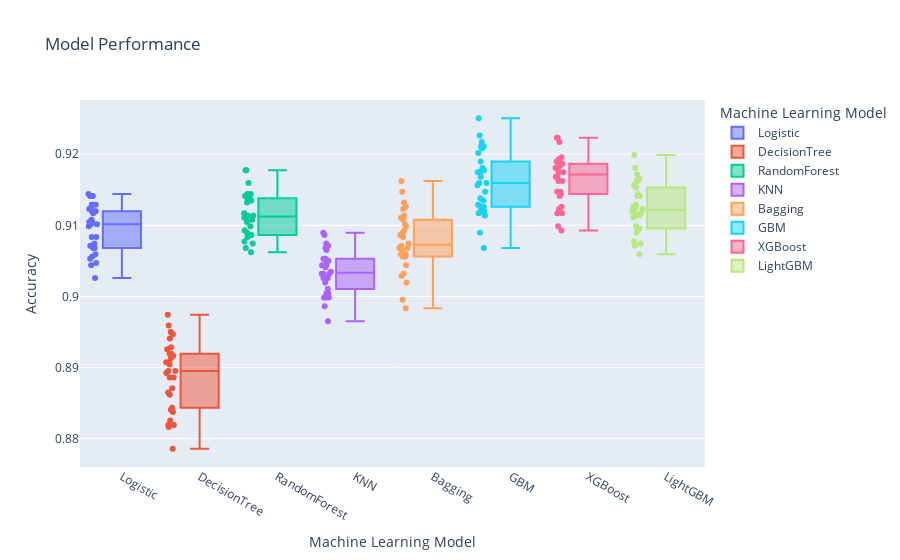

Notebook cell for this chart:
### Code cell
fig = px.box(classificationmod, x="Model", y="Score",color="Model",points='all',
labels={"Model": "Machine Learning Model",
        "Score": "Accuracy"
        },title="Model Performance")
fig.show()
# fig.write_image("Boxplot.jpeg",engine="kaleido",format="png", width=1600, height=700, scale=0.75)

### Figure 1 — Plotly figure (JSON) as saved in the notebook; plotly's stock layout.template omitted (floating-point values rounded to 4 significant figures)
{"data": [{"alignmentgroup": "True", "boxpoints": "all", "hovertemplate": "Machine Learning Model=%{x}<br>Accuracy=%{y}<extra></extra>", "legendgroup": "Logistic", "marker": {"color": "#636efa"}, "name": "Logistic", "notched": false, "offsetgroup": "Logistic", "orientation": "v", "showlegend": true, "type": "box", "x": ["Logistic", "Logistic", "Logistic", "Logistic", "Logistic", "Logistic", "Logistic", "Logistic", "Logistic", "Logistic", "Logistic", "Logistic", "Logistic", "Logistic", "Logistic", "Logistic", "Logistic", "Logistic", "Logistic", "Logistic", "Logistic", "Logistic", "Logistic", "Logistic", "Logistic", "Logistic", "Logistic", "Logistic", "Logistic", "Logistic"], "x0": " ", "xaxis": "x", "y": [0.9071, 0.9129, 0.9099, 0.9117, 0.9129, 0.9026, 0.9108, 0.9074, 0.9105, 0.9102, 0.9105, 0.9053, 0.9123, 0.912, 0.9047, 0.9102, 0.9141, 0.9044, 0.9068, 0.9144, 0.9056, 0.9083, 0.9141, 0.9059, 0.9068, 0.912, 0.9071, 0.9083, 0.9129, 0.912], "y0": " ", "yaxis": "y"}, {"alignmentgroup": "True", "boxpoints": "all", "hovertemplate": "Machine Learning Model=%{x}<br>Accuracy=%{y}<extra></extra>", "legendgroup": "DecisionTree", "marker": {"color": "#EF553B"}, "name": "DecisionTree", "notched": false, "offsetgroup": "DecisionTree", "orientation": "v", "showlegend": true, "type": "box", "x": ["DecisionTree", "DecisionTree", "DecisionTree", "DecisionTree", "DecisionTree", "DecisionTree", "DecisionTree", "DecisionTree", "DecisionTree", "DecisionTree", "DecisionTree", "DecisionTree", "DecisionTree", "DecisionTree", "DecisionTree", "DecisionTree", "DecisionTree", "DecisionTree", "DecisionTree", "DecisionTree", "DecisionTree", "DecisionTree", "DecisionTree", "DecisionTree", "DecisionTree", "DecisionTree", "DecisionTree", "DecisionTree", "DecisionTree", "DecisionTree"], "x0": " ", "xaxis": "x", "y": [0.8886, 0.895, 0.8959, 0.8786, 0.892, 0.8947, 0.8929, 0.8917, 0.8862, 0.8914, 0.892, 0.8825, 0.8904, 0.8907, 0.8895, 0.8819, 0.8907, 0.8941, 0.8844, 0.8871, 0.8886, 0.8974, 0.8926, 0.8838, 0.8816, 0.8819, 0.8841, 0.8892, 0.8865, 0.8895], "y0": " ", "yaxis": "y"}, {"alignmentgroup": "True", "boxpoints": "all", "hovertemplate": "Machine Learning Model=%{x}<br>Accuracy=%{y}<extra></extra>", "legendgroup": "RandomForest", "marker": {"color": "#00cc96"}, "name": "RandomForest", "notched": false, "offsetgroup": "RandomForest", "orientation": "v", "showlegend": true, "type": "box", "x": ["RandomForest", "RandomForest", "RandomForest", "RandomForest", "RandomForest", "RandomForest", "RandomForest", "RandomForest", "RandomForest", "RandomForest", "RandomForest", "RandomForest", "RandomForest", "RandomForest", "RandomForest", "RandomForest", "RandomForest", "RandomForest", "RandomForest", "RandomForest", "RandomForest", "RandomForest", "RandomForest", "RandomForest", "RandomForest", "RandomForest", "RandomForest", "RandomForest", "RandomForest", "RandomForest"], "x0": " ", "xaxis": "x", "y": [0.9062, 0.9144, 0.9141, 0.9086, 0.9111, 0.9068, 0.9108, 0.9138, 0.9099, 0.9114, 0.9132, 0.9138, 0.9135, 0.9117, 0.9086, 0.9111, 0.9178, 0.9077, 0.9083, 0.9135, 0.9086, 0.9144, 0.9178, 0.9074, 0.909, 0.9114, 0.9093, 0.9141, 0.9105, 0.9159], "y0": " ", "yaxis": "y"}, {"alignmentgroup": "True", "boxpoints": "all", "hovertemplate": "Machine Learning Model=%{x}<br>Accuracy=%{y}<extra></extra>", "legendgroup": "KNN", "marker": {"color": "#ab63fa"}, "name": "KNN", "notched": false, "offsetgroup": "KNN", "orientation": "v", "showlegend": true, "type": "box", "x": ["KNN", "KNN", "KNN", "KNN", "KNN", "KNN", "KNN", "KNN", "KNN", "KNN", "KNN", "KNN", "KNN", "KNN", "KNN", "KNN", "KNN", "KNN", "KNN", "KNN", "KNN", "KNN", "KNN", "KNN", "KNN", "KNN", "KNN", "KNN", "KNN", "KNN"], "x0": " ", "xaxis": "x", "y": [0.9071, 0.9035, 0.9032, 0.8965, 0.9044, 0.9026, 0.905, 0.9068, 0.9065, 0.9011, 0.8998, 0.9044, 0.9032, 0.9086, 0.9005, 0.902, 0.9041, 0.9005, 0.9053, 0.9053, 0.9026, 0.8986, 0.9074, 0.909, 0.8998, 0.905, 0.8998, 0.9026, 0.9032, 0.9044], "y0": " ", "yaxis": "y"}, {"alignmentgroup": "True", "boxpoints": "all", "hovertemplate": "Machine Learning Model=%{x}<br>Accuracy=%{y}<extra></extra>", "legendgroup": "Bagging", "marker": {"color": "#FFA15A"}, "name": "Bagging", "notched": false, "offsetgroup": "Bagging", "orientation": "v", "showlegend": true, "type": "box", "x": ["Bagging", "Bagging", "Bagging", "Bagging", "Bagging", "Bagging", "Bagging", "Bagging", "Bagging", "Bagging", "Bagging", "Bagging", "Bagging", "Bagging", "Bagging", "Bagging", "Bagging", "Bagging", "Bagging", "Bagging", "Bagging", "Bagging", "Bagging", "Bagging", "Bagging", "Bagging", "Bagging", "Bagging", "Bagging", "Bagging"], "x0": " ", "xaxis": "x", "y": [0.902, 0.9147, 0.9102, 0.8995, 0.9059, 0.9029, 0.9056, 0.9162, 0.9071, 0.9074, 0.9056, 0.9056, 0.9132, 0.9068, 0.9032, 0.909, 0.9123, 0.9059, 0.9065, 0.9114, 0.9044, 0.9068, 0.9083, 0.9099, 0.8983, 0.9093, 0.9111, 0.9108, 0.9126, 0.9086], "y0": " ", "yaxis": "y"}, {"alignmentgroup": "True", "boxpoints": "all", "hovertemplate": "Machine Learning Model=%{x}<br>Accuracy=%{y}<extra></extra>", "legendgroup": "GBM", "marker": {"color": "#19d3f3"}, "name": "GBM", "notched": false, "offsetgroup": "GBM", "orientation": "v", "showlegend": true, "type": "box", "x": ["GBM", "GBM", "GBM", "GBM", "GBM", "GBM", "GBM", "GBM", "GBM", "GBM", "GBM", "GBM", "GBM", "GBM", "GBM", "GBM", "GBM", "GBM", "GBM", "GBM", "GBM", "GBM", "GBM", "GBM", "GBM", "GBM", "GBM", "GBM", "GBM", "GBM"], "x0": " ", "xaxis": "x", "y": [0.9135, 0.9156, 0.9181, 0.9147, 0.9211, 0.9068, 0.9175, 0.9168, 0.9202, 0.9126, 0.9175, 0.9117, 0.9159, 0.9208, 0.912, 0.9126, 0.9217, 0.909, 0.9138, 0.9226, 0.9114, 0.912, 0.9178, 0.9129, 0.9126, 0.9159, 0.9178, 0.925, 0.9211, 0.919], "y0": " ", "yaxis": "y"}, {"alignmentgroup": "True", "boxpoints": "all", "hovertemplate": "Machine Learning Model=%{x}<br>Accuracy=%{y}<extra></extra>", "legendgroup": "XGBoost", "marker": {"color": "#FF6692"}, "name": "XGBoost", "notched": false, "offsetgroup": "XGBoost", "orientation": "v", "showlegend": true, "type": "box", "x": ["XGBoost", "XGBoost", "XGBoost", "XGBoost", "XGBoost", "XGBoost", "XGBoost", "XGBoost", "XGBoost", "XGBoost", "XGBoost", "XGBoost", "XGBoost", "XGBoost", "XGBoost", "XGBoost", "XGBoost", "XGBoost", "XGBoost", "XGBoost", "XGBoost", "XGBoost", "XGBoost", "XGBoost", "XGBoost", "XGBoost", "XGBoost", "XGBoost", "XGBoost", "XGBoost"], "x0": " ", "xaxis": "x", "y": [0.9181, 0.9181, 0.9162, 0.9162, 0.9193, 0.9093, 0.9187, 0.9217, 0.9168, 0.9187, 0.9175, 0.9147, 0.9184, 0.9223, 0.9141, 0.9099, 0.9223, 0.9126, 0.9147, 0.9193, 0.9117, 0.9147, 0.9175, 0.9117, 0.9123, 0.9187, 0.9168, 0.919, 0.9196, 0.9144], "y0": " ", "yaxis": "y"}, {"alignmentgroup": "True", "boxpoints": "all", "hovertemplate": "Machine Learning Model=%{x}<br>Accuracy=%{y}<extra></extra>", "legendgroup": "LightGBM", "marker": {"color": "#B6E880"}, "name": "LightGBM", "notched": false, "offsetgroup": "LightGBM", "orientation": "v", "showlegend": true, "type": "box", "x": ["LightGBM", "LightGBM", "LightGBM", "LightGBM", "LightGBM", "LightGBM", "LightGBM", "LightGBM", "LightGBM", "LightGBM", "LightGBM", "LightGBM", "LightGBM", "LightGBM", "LightGBM", "LightGBM", "LightGBM", "LightGBM", "LightGBM", "LightGBM", "LightGBM", "LightGBM", "LightGBM", "LightGBM", "LightGBM", "LightGBM", "LightGBM", "LightGBM", "LightGBM", "LightGBM"], "x0": " ", "xaxis": "x", "y": [0.9114, 0.9199, 0.9099, 0.9077, 0.9162, 0.909, 0.9162, 0.9153, 0.912, 0.9129, 0.9141, 0.9096, 0.9126, 0.9126, 0.9096, 0.9114, 0.9171, 0.9096, 0.9111, 0.912, 0.9074, 0.9144, 0.9141, 0.9071, 0.9059, 0.9123, 0.9117, 0.9156, 0.9165, 0.9181], "y0": " ", "yaxis": "y"}], "layout": {"boxmode": "overlay", "legend": {"title": {"text": "Machine Learning Model"}, "tracegroupgap": 0}, "title": {"text": "Model Performance"}, "xaxis": {"anchor": "y", "categoryarray": ["Logistic", "DecisionTree", "RandomForest", "KNN", "Bagging", "GBM", "XGBoost", "LightGBM"], "categoryorder": "array", "domain": [0, 1], "title": {"text": "Machine Learning Model"}}, "yaxis": {"anchor": "x", "domain": [0, 1], "title": {"text": "Accuracy"}}}}
